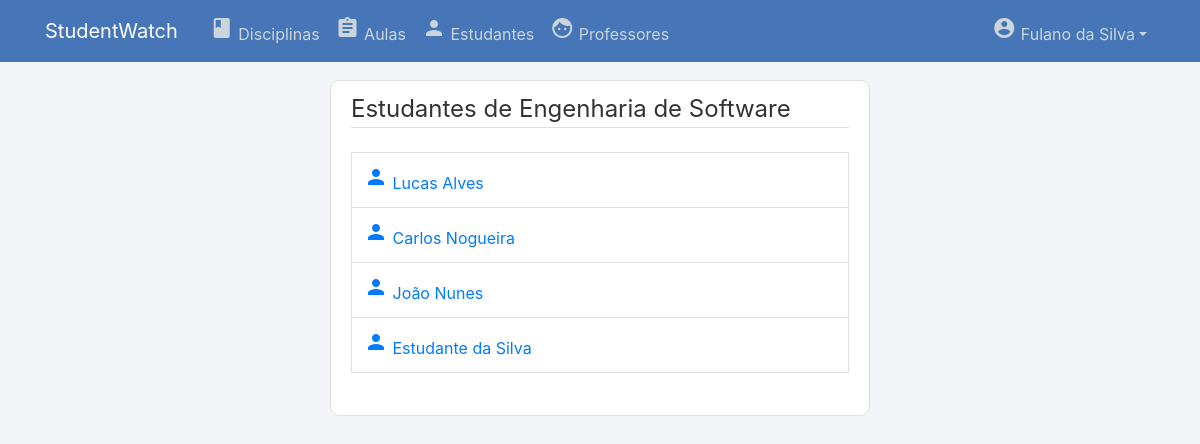
Screenshot of /gerenciarEstudante/1/ (signed in) with the database file from the repository.
### users/models.py (models this page shows, shortened)
class User(AbstractUser):
    username = models.EmailField(_('username'), unique=False)
    email = models.EmailField(_('email address'), unique=True)
    tipo = models.CharField(max_length=100)

class EstudanteProfile(models.Model):
    user = models.OneToOneField(User, on_delete=models.CASCADE, null=True, related_name='estudante_profile')
    matricula = models.CharField(max_length=20, null=True)
    curso = models.ForeignKey('manager.Curso', on_delete=models.SET_NULL, null=True)

### manager/models.py (models this page shows, shortened)
class Curso(models.Model):
    nome = models.CharField(max_length=100)
    descricao = models.TextField(max_length=500)
    coordenador = models.ForeignKey(CoordenadorProfile, on_delete=models.SET_NULL, null=True)
    def __str__(self):
        return self.nome

### manager/views.py (the view)
# urls.py: path('gerenciarEstudante/<int:pk>/', views.gerenciarEstudante, name='gerenciarEstudante'),
@login_required
@permission_required("users.view_estudanteprofile", raise_exception=True)
def gerenciarEstudante(request, pk):
    curso_id = pk
    curso = Curso.objects.get(id=curso_id)
    estudantes = []
    lista_estudanteprofile = EstudanteProfile.objects.all()
    for x in range(len(lista_estudanteprofile)-1, -1, -1):
        if(lista_estudanteprofile[x].curso.id == curso_id):
            estudantes.append(lista_estudanteprofile[x])
    if(estudantes == []):
        estudantes = None
        messages.warning(request, f"Não há estudantes")
    context = {
        'estudantes': estudantes,
        'curso': curso
    }
    return render(request, 'manager/gerenciar-estudante.html', context)

### manager/templates/manager/gerenciar-estudante.html (shortened to what this page needs)
{% extends "page/base.html" %}
{% block content %}
    <div class="content-section">
        <fieldset class="form-group">
            <legend class="border-bottom mb-4">Estudantes de {{ curso }}</legend>
            <table class="table table-bordered">
                {% for estudante in estudantes %}
                <tr>
                    <td>
                        <a href="{% url 'estudante-detail' estudante.id %}"><span class="material-icons">person</span> {{ estudante.user.first_name }} {{ estudante.user.last_name }}</a>
                    </td>
                </tr>
                {% endfor %}
            </table>
        </fieldset>
    </div>
{% endblock content %}

### page/templates/page/base.html (shortened to what this page needs)
{% load static %}
<!DOCTYPE html>
<html lang="en">
<head>
    <link rel="stylesheet" href="https://stackpath.bootstrapcdn.com/bootstrap/4.1.3/css/bootstrap.min.css">
    <link rel="stylesheet" type="text/css" href="{% static 'page/main.css' %}">
    <link rel="stylesheet" href="https://code.jquery.com/ui/1.12.1/themes/base/jquery-ui.css" />
</head>
<body>
    <header class="site-header">
        <nav class="navbar navbar-expand-md navbar-dark bg-steel fixed-top">
          <div class="container">
            {% if user.is_authenticated and user.is_staff %}
              <a class="navbar-brand mr-4" href="{% url 'page-home' %}">StudentWatch | <b>Admin</b></a>
            {% else %}
              <a class="navbar-brand mr-4" href="{% url 'page-home' %}">StudentWatch</a>
            {% endif %}
            <div class="collapse navbar-collapse" id="navbarToggle">
              <div class="navbar-nav mr-auto">
              {% if user.is_authenticated and user.tipo == "Coordenador" %}
                  <a class="nav-item nav-link" href="{% url 'filtrarDisciplina' %}"><span class="material-icons">book</span> Disciplinas</a>
                  <a class="nav-item nav-link" href="{% url 'filtrarAula' %}"><span class="material-icons">assignment</span> Aulas</a>
                  <a class="nav-item nav-link" href="{% url 'filtrarEstudante' %}"><span class="material-icons">person</span> Estudantes</a>
                  <a class="nav-item nav-link" href="{% url 'filtrarProfessor' %}"><span class="material-icons">face</span> Professores</a>
              {% endif %}
              </div>
              <div class="navbar-nav">
                {% if user.is_authenticated %}
                  <div class="nav-item dropdown">
                    <a class="nav-link dropdown-toggle" data-toggle="dropdown" href="#" role="button" aria-haspopup="true" aria-expanded="false"><span class="material-icons">account_circle</span> {{ user.first_name }} {{ user.last_name }}</a>
                  </div>
                {% else %}
                  <a class="nav-item nav-link" href="{% url 'login' %}"><span class="material-icons">login</span></a>
                {% endif %}
              </div>
            </div>
          </div>
        </nav>
    </header>
    <main role="main" class="container">
        <div class="row">
          <div class="col-sm-3"></div>
          <div class="col-md-6">
            {% block content %}{% endblock %}
          </div>
          <div class="col-sm-3"></div>
        </div>
      </main>
</body>
</html>

### page/static/page/main.css (style rules this page uses)
body { background: #f2f4f7; color: #333333; margin-top: 5rem; }
.bg-steel { background-color: #4675b8; }
.site-header .navbar-nav .nav-link { color: #cbd5db; }
.content-section { background: #ffffff; padding: 10px 20px; border: 1px solid #dddddd; border-radius: 10px; margin-bottom: 20px; }

### rows the page displays
User: first_name "Fulano", last_name "da Silva"
Curso: nome "Engenharia de Software"
EstudanteProfile: user.first_name "Lucas", user.last_name "Alves"
EstudanteProfile: user.first_name "Carlos", user.last_name "Nogueira"
EstudanteProfile: user.first_name "João", user.last_name "Nunes"
EstudanteProfile: user.first_name "Estudante", user.last_name "da Silva"
